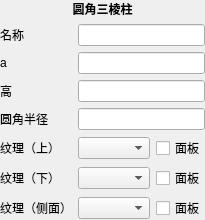
          <widget class="QWidget" name="rRegTriPrismPanel">
           <layout class="QVBoxLayout" name="verticalLayout_7" stretch="0,1">
            <property name="leftMargin">
             <number>0</number>
            </property>
            <property name="topMargin">
             <number>0</number>
            </property>
            <property name="rightMargin">
             <number>0</number>
            </property>
            <property name="bottomMargin">
             <number>0</number>
            </property>
            <item>
             <widget class="QLabel" name="label_14">
              <property name="font">
               <font>
                <bold>true</bold>
               </font>
              </property>
              <property name="text">
               <string>圆角三棱柱</string>
              </property>
              <property name="alignment">
               <set>Qt::AlignmentFlag::AlignCenter</set>
              </property>
             </widget>
            </item>
            <item>
             <layout class="QFormLayout" name="formLayout_6">
              <item row="0" column="0">
               <widget class="QLabel" name="Label_23">
                <property name="text">
                 <string>名称</string>
                </property>
               </widget>
              </item>
              <item row="0" column="1">
               <widget class="QLineEdit" name="rRegTriPrismName"/>
              </item>
              <item row="1" column="0">
               <widget class="QLabel" name="aLabel_3">
                <property name="text">
                 <string>a</string>
                </property>
               </widget>
              </item>
              <item row="1" column="1">
               <widget class="QLineEdit" name="rRegTriPrismA"/>
              </item>
              <item row="3" column="0">
               <widget class="QLabel" name="Label_24">
                <property name="text">
                 <string>圆角半径</string>
                </property>
               </widget>
              </item>
              <item row="3" column="1">
               <widget class="QLineEdit" name="rRegTriPrismRadius"/>
              </item>
              <item row="2" column="0">
               <widget class="QLabel" name="Label_25">
                <property name="text">
                 <string>高</string>
                </property>
               </widget>
              </item>
              <item row="2" column="1">
               <widget class="QLineEdit" name="rRegTriPrismH"/>
              </item>
              <item row="4" column="0">
               <widget class="QLabel" name="Label_26">
                <property name="text">
                 <string>纹理（上）</string>
                </property>
               </widget>
              </item>
              <item row="5" column="0">
               <widget class="QLabel" name="Label_27">
                <property name="text">
                 <string>纹理（下）</string>
                </property>
               </widget>
              </item>
              <item row="6" column="0">
               <widget class="QLabel" name="Label_28">
                <property name="text">
                 <string>纹理（侧面）</string>
                </property>
               </widget>
              </item>
              <item row="4" column="1">
               <layout class="QHBoxLayout" name="horizontalLayout_25">
                <item>
                 <widget class="QComboBox" name="rRegTriPrismTexTop">
                  <property name="sizePolicy">
                   <sizepolicy hsizetype="Expanding" vsizetype="Fixed">
                    <horstretch>0</horstretch>
                    <verstretch>0</verstretch>
                   </sizepolicy>
                  </property>
                 </widget>
                </item>
                <item>
                 <widget class="QCheckBox" name="rRegTriPrismTexTopEditable">
                  <property name="text">
                   <string>面板</string>
                  </property>
                 </widget>
                </item>
               </layout>
              </item>
              <item row="5" column="1">
               <layout class="QHBoxLayout" name="horizontalLayout_26">
                <item>
                 <widget class="QComboBox" name="rRegTriPrismTexBottom">
                  <property name="sizePolicy">
                   <sizepolicy hsizetype="Expanding" vsizetype="Fixed">
                    <horstretch>0</horstretch>
                    <verstretch>0</verstretch>
                   </sizepolicy>
                  </property>
                 </widget>
                </item>
                <item>
                 <widget class="QCheckBox" name="rRegTriPrismTexBottomEditable">
                  <property name="text">
                   <string>面板</string>
                  </property>
                 </widget>
                </item>
               </layout>
              </item>
              <item row="6" column="1">
               <layout class="QHBoxLayout" name="horizontalLayout_27">
                <item>
                 <widget class="QComboBox" name="rRegTriPrismTexSide">
                  <property name="sizePolicy">
                   <sizepolicy hsizetype="Expanding" vsizetype="Fixed">
                    <horstretch>0</horstretch>
                    <verstretch>0</verstretch>
                   </sizepolicy>
                  </property>
                 </widget>
                </item>
                <item>
                 <widget class="QCheckBox" name="rRegTriPrismTexSideEditable">
                  <property name="text">
                   <string>面板</string>
                  </property>
                 </widget>
                </item>
               </layout>
              </item>
             </layout>
            </item>
           </layout>
          </widget>
